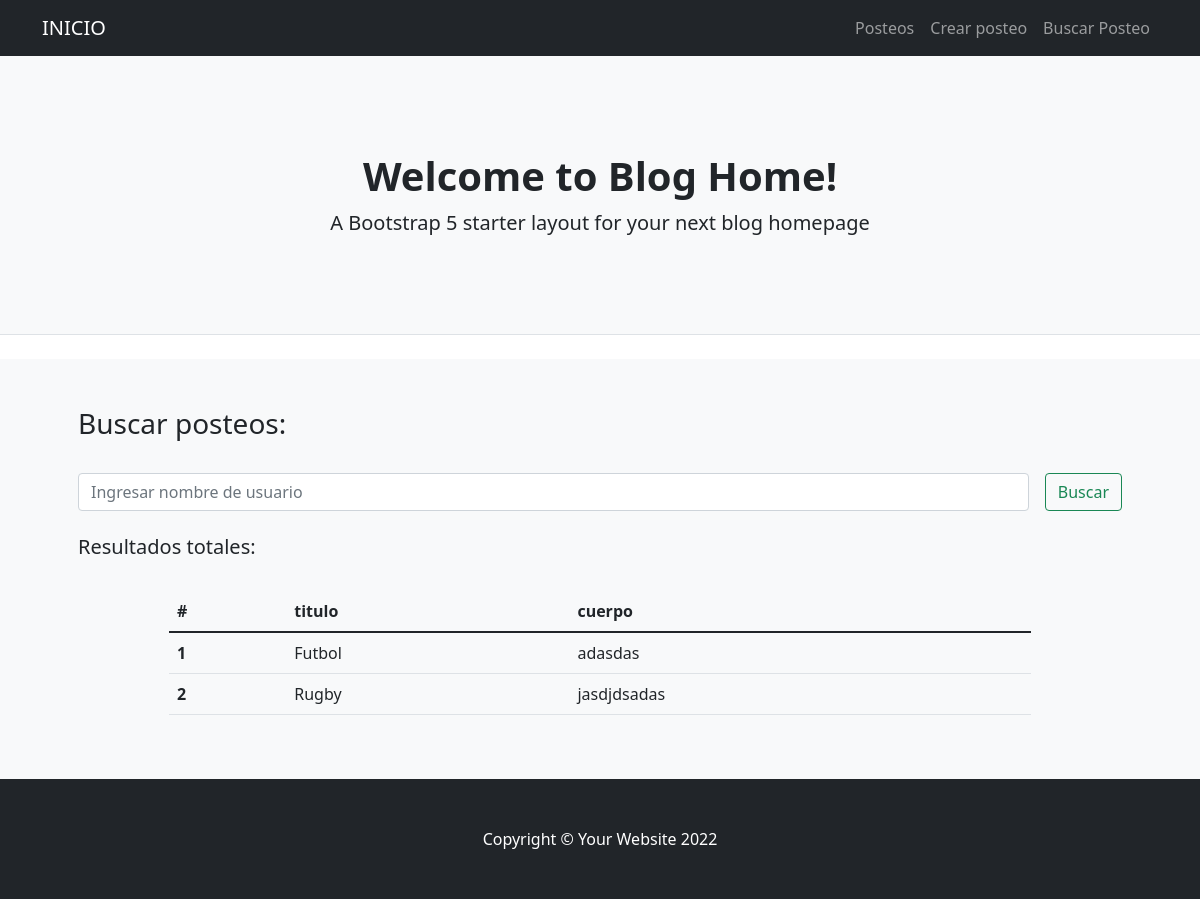
The app's page /ProyectoFinalApp/buscarPosteos/ with its own data.
### ProyectoFinalApp/models.py (models this page shows)
class Posteo(models.Model):
    titulo = models.CharField(max_length=20)
    cuerpo = models.CharField(max_length=200)

### ProyectoFinalApp/views.py (the view)
# urls.py: path('buscarPosteos/' , buscarPosteos , name ="buscarPosteos"),
def buscarPosteos(request):
     if request.method == "POST":
        search = request.POST["search"]
        if search != "":
            posteos = Posteo.objects.filter( Q(titulo__icontains=search) | Q(cuerpo__icontains=search) ).values()
            return render(request,"buscarPosteos.html",{"posteos":posteos, "search":True, "busqueda":search})
        else:
            posteos = Posteo.objects.all()
            return render(request,"buscarPosteos.html",{"posteos":posteos, "search":False})
     else:
        posteos = Posteo.objects.all()
        return render(request,"buscarPosteos.html",{"posteos":posteos, "search":False})

### ProyectoFinalApp/Templates/buscarPosteos.html (shortened to what this page needs)
{% extends 'base.html' %}
{% load static %}
{% block B1 %}
<nav class="navbar navbar-expand-lg navbar-dark bg-dark">
    <div class="container">
        <a class="navbar-brand" href="{% url 'inicio' %}">INICIO</a>
        <div class="collapse navbar-collapse" id="navbarSupportedContent">
            <ul class="navbar-nav ms-auto mb-2 mb-lg-0">
                <li class="nav-item"><a class="nav-link" href="{% url 'posteos' %}">Posteos</a></li>
                <li class="nav-item"><a class="nav-link" href="{% url 'crearPosteos' %}">Crear posteo</a></li>
                <li class="nav-item"><a class="nav-link" href="#!">Buscar Posteo</a></li>
            </ul>
        </div>
    </div>
</nav>
{% endblock %}
{% block B2 %}
<section class="bg-light py-5">
    <div class="container px-5">
        <h3>Buscar posteos:</h3>
        <br>
        <div class="row gx-5 justify-content-center">
            <div class="col-lg-12">
                <form class="d-flex my-2 my-lg-0" action="" method="post">
                    <input class="flex-grow-0 form-control mr-sm-2" type="search" name="search" placeholder="Ingresar nombre de usuario" aria-label="Search">
                    <button class="btn btn-outline-success text-nowrap ms-3 my-2 my-sm-0" type="submit">  Buscar</button>
                </form>
            </div>
        </div>
        <br>
        <h5>Resultados
            {% if search %}
                para "{{busqueda}}":
            {% else %}
                totales:
            {% endif %}
        </h5>
        <br>
        <div class="row gx-5 justify-content-center">
            <div class="col-lg-10 table-responsive">
                <table class="table table-theme">
                    <thead>
                        <tr>
                            <th scope="col">#</th>
                            <th scope="col">titulo</th>
                            <th scope="col">cuerpo</th>
                        </tr>
                    </thead>
                    <tbody>
                        {% for post in posteos %}
                            <tr>
                                <th scope="row">{{forloop.counter}}</th>
                                <td>{{post.titulo}}</td>
                                <td>{{post.cuerpo}}</td>
                            </tr>
                        {% endfor %}
                    </tbody>
                </table>
            </div>
        </div>
    </div>
</section>
{% endblock %}

### records on screen
Posteo: titulo "Futbol", cuerpo "adasdas"
Posteo: titulo "Rugby", cuerpo "jasdjdsadas"
